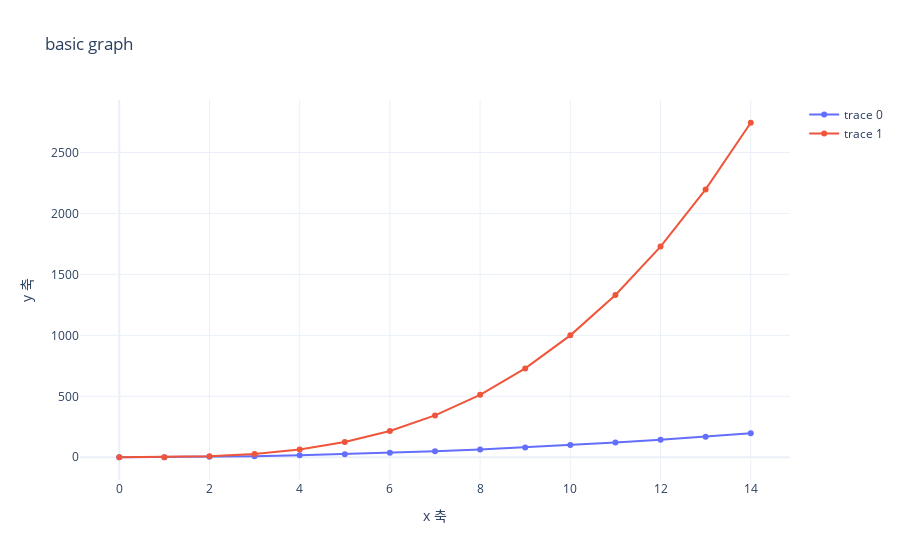

This figure's notebook cell:
### Code cell
import plotly.graph_objects as go  # 저수준(low level) 그래프 
import numpy as np

# 가상의 데이터 생성 
x = np.arange(0, 15, 1)

y1, y2 = x ** 2 , x ** 3

# print(y1)
# print(y2)

# figure 생성 
fig = go.Figure()

# 시각화 차트 
for y in [y1, y2]: 
  fig.add_trace(go.Scatter(x=x, y=y))

# 시각화 차트 업데이트 

fig.update_layout(
  title = 'basic graph',
  xaxis_title = 'x 축', 
  yaxis_title = 'y 축', 
  template = 'plotly_white'
)

# 그래프 보여주기 
fig.show()

### Figure 1 — Plotly figure (JSON) as saved in the notebook; plotly's stock layout.template omitted (floating-point values rounded to 4 significant figures)
{"data": [{"type": "scatter", "x": [0, 1, 2, 3, 4, 5, 6, 7, 8, 9, 10, 11, 12, 13, 14], "y": [0, 1, 4, 9, 16, 25, 36, 49, 64, 81, 100, 121, 144, 169, 196]}, {"type": "scatter", "x": [0, 1, 2, 3, 4, 5, 6, 7, 8, 9, 10, 11, 12, 13, 14], "y": [0, 1, 8, 27, 64, 125, 216, 343, 512, 729, 1000, 1331, 1728, 2197, 2744]}], "layout": {"title": {"text": "basic graph"}, "xaxis": {"title": {"text": "x 축"}}, "yaxis": {"title": {"text": "y 축"}}}}
